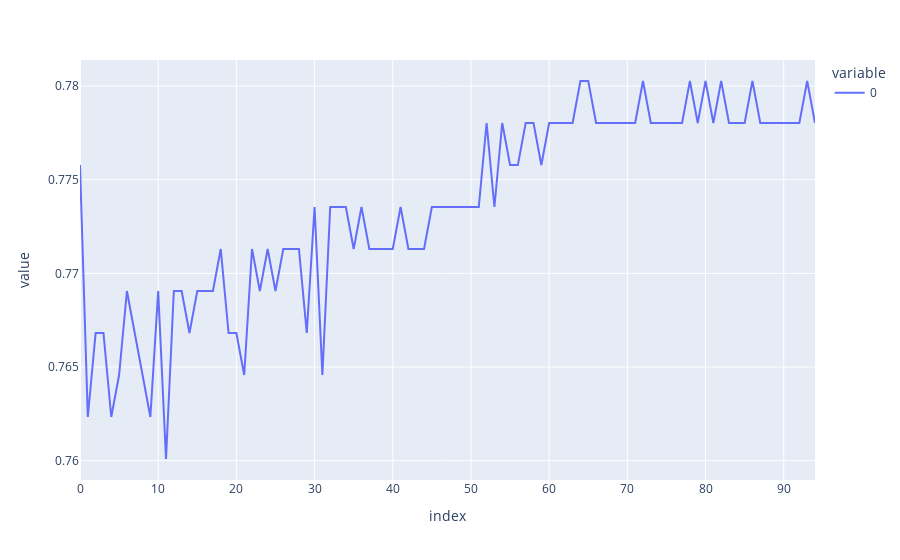

Here is the notebook cell this chart was saved with:
### Code cell
px.line(list)

### Figure 1 — Plotly figure (JSON) as saved in the notebook; plotly's stock layout.template omitted (floating-point values rounded to 4 significant figures)
{"data": [{"hovertemplate": "variable=0<br>index=%{x}<br>value=%{y}<extra></extra>", "legendgroup": "0", "line": {"color": "#636efa", "dash": "solid"}, "marker": {"symbol": "circle"}, "mode": "lines", "name": "0", "orientation": "v", "showlegend": true, "type": "scatter", "x": [0, 1, 2, 3, 4, 5, 6, 7, 8, 9, 10, 11, 12, 13, 14, 15, 16, 17, 18, 19, 20, 21, 22, 23, 24, 25, 26, 27, 28, 29, 30, 31, 32, 33, 34, 35, 36, 37, 38, 39, 40, 41, 42, 43, 44, 45, 46, 47, 48, 49, 50, 51, 52, 53, 54, 55, 56, 57, 58, 59, 60, 61, 62, 63, 64, 65, 66, 67, 68, 69, 70, 71, 72, 73, 74, 75, 76, 77, 78, 79, 80, 81, 82, 83, 84, 85, 86, 87, 88, 89, 90, 91, 92, 93, 94], "xaxis": "x", "y": [0.7758, 0.7623, 0.7668, 0.7668, 0.7623, 0.7646, 0.7691, 0.7668, 0.7646, 0.7623, 0.7691, 0.7601, 0.7691, 0.7691, 0.7668, 0.7691, 0.7691, 0.7691, 0.7713, 0.7668, 0.7668, 0.7646, 0.7713, 0.7691, 0.7713, 0.7691, 0.7713, 0.7713, 0.7713, 0.7668, 0.7735, 0.7646, 0.7735, 0.7735, 0.7735, 0.7713, 0.7735, 0.7713, 0.7713, 0.7713, 0.7713, 0.7735, 0.7713, 0.7713, 0.7713, 0.7735, 0.7735, 0.7735, 0.7735, 0.7735, 0.7735, 0.7735, 0.778, 0.7735, 0.778, 0.7758, 0.7758, 0.778, 0.778, 0.7758, 0.778, 0.778, 0.778, 0.778, 0.7803, 0.7803, 0.778, 0.778, 0.778, 0.778, 0.778, 0.778, 0.7803, 0.778, 0.778, 0.778, 0.778, 0.778, 0.7803, 0.778, 0.7803, 0.778, 0.7803, 0.778, 0.778, 0.778, 0.7803, 0.778, 0.778, 0.778, 0.778, 0.778, 0.778, 0.7803, 0.778], "yaxis": "y"}], "layout": {"legend": {"title": {"text": "variable"}, "tracegroupgap": 0}, "margin": {"t": 60}, "xaxis": {"anchor": "y", "domain": [0, 1], "title": {"text": "index"}}, "yaxis": {"anchor": "x", "domain": [0, 1], "title": {"text": "value"}}}}
